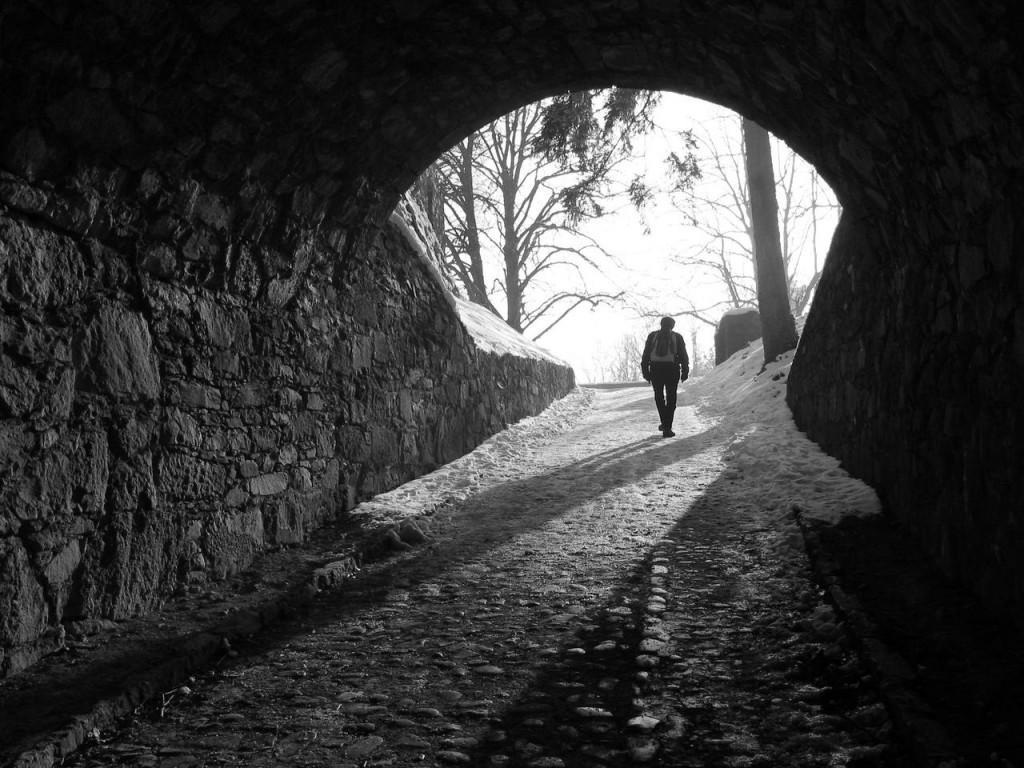
#> input picture original.jpg, 1024 x 768 px, found by its file name
$ python homofilt.py
#> lines starting #> are read from the running program, lines starting #| are printed output that depends on the picture
import logging
import numpy as np

# Homomorphic filter class
class HomomorphicFilter:
    """Homomorphic filter implemented with diferents filters and an option to an external filter.

    High-frequency filters implemented:
        butterworth
        gaussian

    Attributes:
        a, b: Floats used on emphasis filter:
            H = a + b*H

        .
    """

    def __init__(self, a = 0.5, b = 1.5):
        self.a = float(a)
        self.b = float(b)

    # Filters
    def __butterworth_filter(self, I_shape, filter_params):
        P = I_shape[0]/2
        Q = I_shape[1]/2
        U, V = np.meshgrid(range(I_shape[0]), range(I_shape[1]), sparse=False, indexing='ij')
        Duv = (((U-P)**2+(V-Q)**2)).astype(float)
        H = 1/(1+(Duv/filter_params[0]**2)**filter_params[1])
        return (1 - H)

    def __gaussian_filter(self, I_shape, filter_params):
        P = I_shape[0]/2
        Q = I_shape[1]/2
        H = np.zeros(I_shape)
        U, V = np.meshgrid(range(I_shape[0]), range(I_shape[1]), sparse=False, indexing='ij')
        Duv = (((U-P)**2+(V-Q)**2)).astype(float)
        H = np.exp((-Duv/(2*(filter_params[0])**2)))
        return (1 - H)

    # Methods
    def __apply_filter(self, I, H):
        H = np.fft.fftshift(H)
        I_filtered = (self.a + self.b*H)*I
        return I_filtered

    def filter(self, I, filter_params, filter='butterworth', H = None):
        """
        Method to apply homormophic filter on an image

        Attributes:
            I: Single channel image
            filter_params: Parameters to be used on filters:
                butterworth:
                    filter_params[0]: Cutoff frequency
                    filter_params[1]: Order of filter
                gaussian:
                    filter_params[0]: Cutoff frequency
            filter: Choose of the filter, options:
                butterworth
                gaussian
                external
            H: Used to pass external filter
        """
#> called with filter = 'butterworth'

        #  Validating image
        if len(I.shape) is not 2:
            raise Exception('Improper image')

        # Take the image to log domain and then to frequency domain
        I_log = np.log1p(np.array(I, dtype="float"))
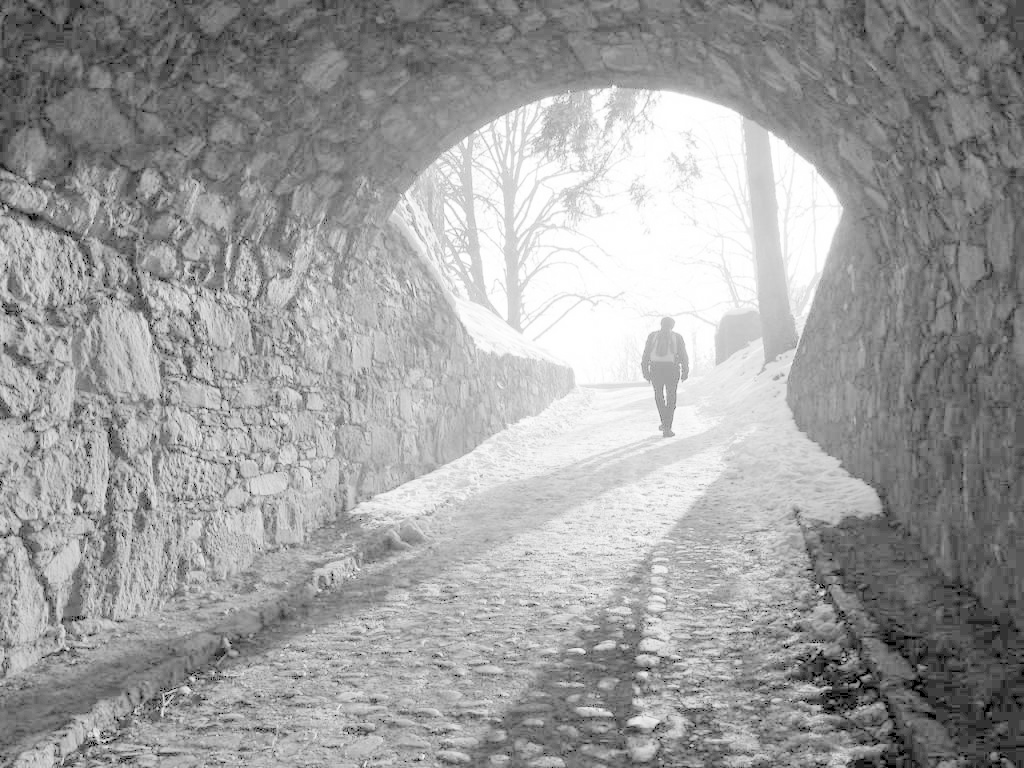
#> I_log: shape (768, 1024) float64; min 0, max 5.55, mean 3.44; drawn with min black and max white
        I_fft = np.fft.fft2(I_log)

        # Filters
        if filter=='butterworth':
            H = self.__butterworth_filter(I_shape = I_fft.shape, filter_params = filter_params)
        elif filter=='gaussian':
            H = self.__gaussian_filter(I_shape = I_fft.shape, filter_params = filter_params)
        elif filter=='external':
            print('external')
            if len(H.shape) is not 2:
                raise Exception('Invalid external filter')
        else:
            raise Exception('Selected filter not implemented')

        # Apply filter on frequency domain then take the image back to spatial domain
        I_fft_filt = self.__apply_filter(I = I_fft, H = H)
#> in __apply_filter, `H = np.fft.fftshift(H)`:
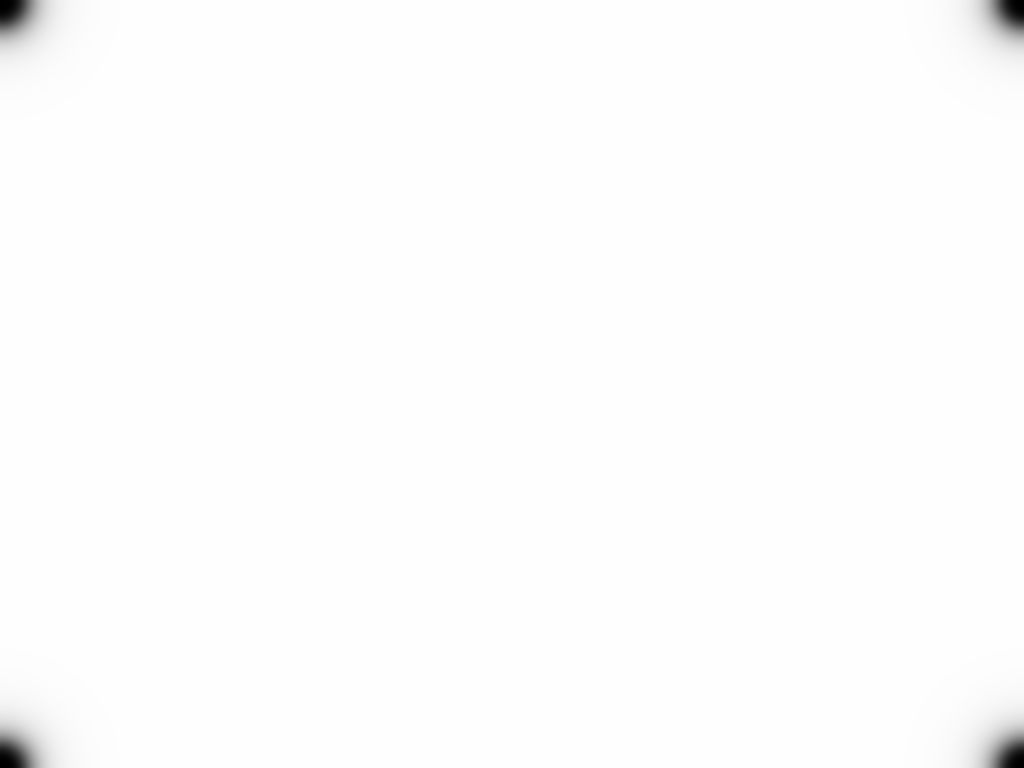
#> H: shape (768, 1024) float64; min 0, max 1, mean 0.994
        I_filt = np.fft.ifft2(I_fft_filt)
        I = np.exp(np.real(I_filt))-1
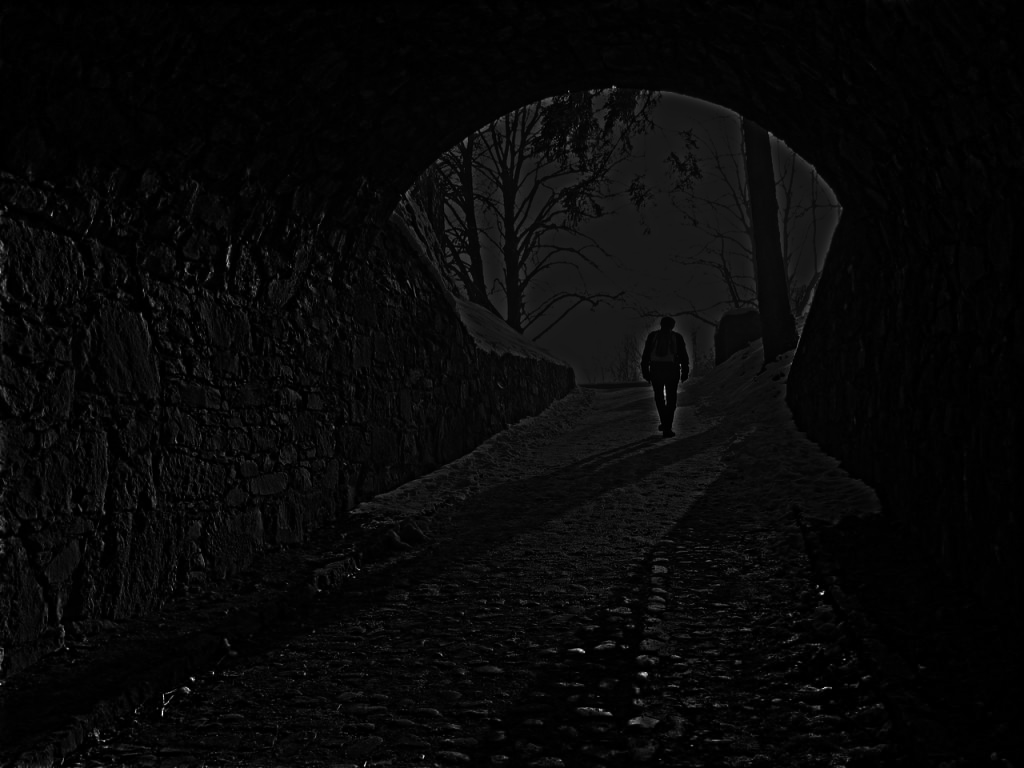
#> I: shape (768, 1024) float64; min -0.994, max 665.5, mean 22.3; drawn with min black and max white
        return np.uint8(I)
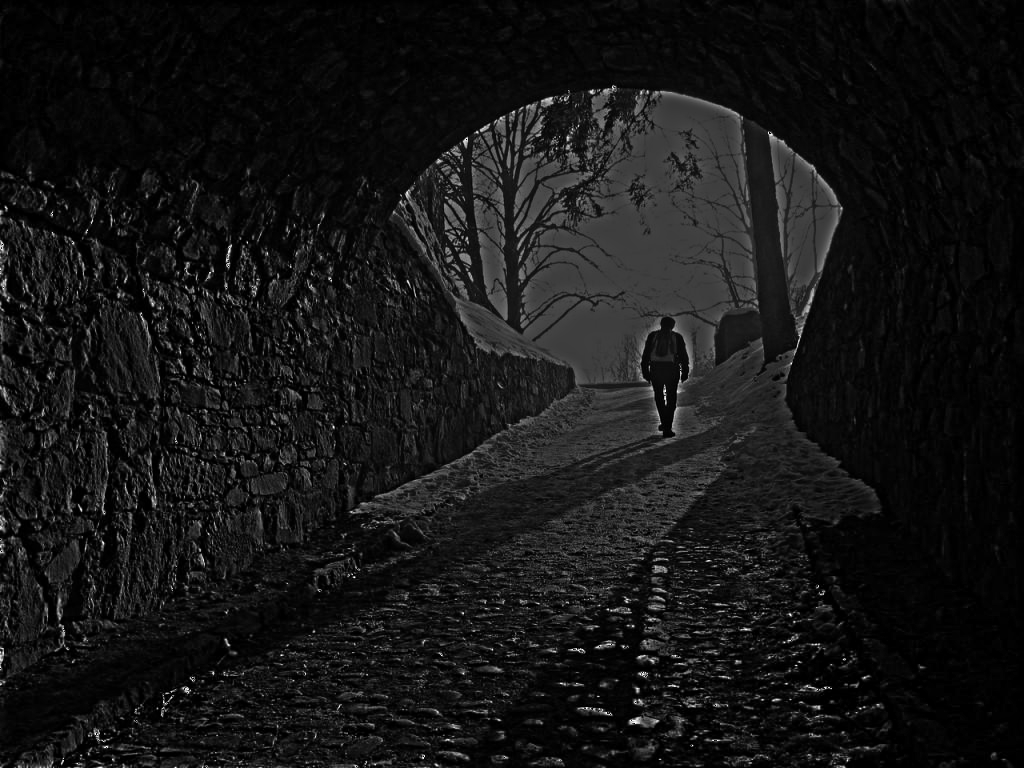
#> returned value: shape (768, 1024); min 0, max 255, mean 21.7
# End of class HomomorphicFilter

if __name__ == "__main__":
    import cv2
    # Code parameters
    path_in = '/home/images/in/'
    path_out = '/home/images/out/'
    img_path = 'original.jpg'

    # Derived code parameters
    img_path_in = path_in + img_path
    img_path_out = path_out + 'filtered.png'

    # Main code
    img = cv2.imread(img_path_in)[:, :, 0]
    homo_filter = HomomorphicFilter(a = 0.75, b = 1.25)
    img_filtered = homo_filter.filter(I=img, filter_params=[30,2])
    cv2.imwrite(img_path_out, img_filtered)
